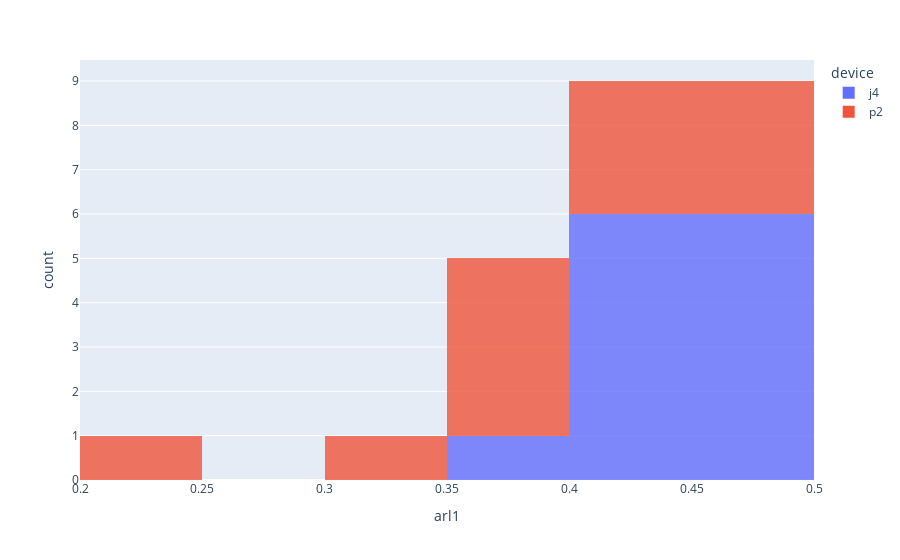

Source (notebook cell):
### Code cell
fig = px.histogram(df, x="arl1", color="device", opacity=0.8,)
fig.show()

### Figure 1 — Plotly figure (JSON) as saved in the notebook; plotly's stock layout.template omitted (floating-point values rounded to 4 significant figures)
{"data": [{"alignmentgroup": "True", "bingroup": "x", "hovertemplate": "device=j4<br>arl1=%{x}<br>count=%{y}<extra></extra>", "legendgroup": "j4", "marker": {"color": "#636efa", "opacity": 0.8, "pattern": {"shape": ""}}, "name": "j4", "offsetgroup": "j4", "orientation": "v", "showlegend": true, "type": "histogram", "x": [0.4947, 0.45, 0.4255, 0.3789, 0.4035, 0.4545, 0.449, 0.4944, 0.4381, 0.4673, 0.4623, 0.4038, 0.433], "xaxis": "x", "yaxis": "y"}, {"alignmentgroup": "True", "bingroup": "x", "hovertemplate": "device=p2<br>arl1=%{x}<br>count=%{y}<extra></extra>", "legendgroup": "p2", "marker": {"color": "#EF553B", "opacity": 0.8, "pattern": {"shape": ""}}, "name": "p2", "offsetgroup": "p2", "orientation": "v", "showlegend": true, "type": "histogram", "x": [0.4731, 0.3964, 0.3158, 0.4362, 0.4348, 0.375, 0.466, 0.4884, 0.4146, 0.3725, 0.3958, 0.236], "xaxis": "x", "yaxis": "y"}], "layout": {"barmode": "relative", "legend": {"title": {"text": "device"}, "tracegroupgap": 0}, "margin": {"t": 60}, "xaxis": {"anchor": "y", "domain": [0, 1], "title": {"text": "arl1"}}, "yaxis": {"anchor": "x", "domain": [0, 1], "title": {"text": "count"}}}}
